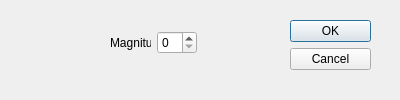
<?xml version="1.0" encoding="UTF-8"?>
<ui version="4.0">
 <class>Dialog_pixelate</class>
 <widget class="QDialog" name="Dialog_pixelate">
  <property name="geometry">
   <rect>
    <x>0</x>
    <y>0</y>
    <width>400</width>
    <height>100</height>
   </rect>
  </property>
  <property name="sizePolicy">
   <sizepolicy hsizetype="Fixed" vsizetype="Fixed">
    <horstretch>0</horstretch>
    <verstretch>0</verstretch>
   </sizepolicy>
  </property>
  <property name="minimumSize">
   <size>
    <width>400</width>
    <height>100</height>
   </size>
  </property>
  <property name="maximumSize">
   <size>
    <width>400</width>
    <height>100</height>
   </size>
  </property>
  <property name="windowTitle">
   <string>Enter Magnitude</string>
  </property>
  <widget class="QDialogButtonBox" name="buttonBox">
   <property name="geometry">
    <rect>
     <x>290</x>
     <y>20</y>
     <width>81</width>
     <height>241</height>
    </rect>
   </property>
   <property name="orientation">
    <enum>Qt::Vertical</enum>
   </property>
   <property name="standardButtons">
    <set>QDialogButtonBox::Cancel|QDialogButtonBox::Ok</set>
   </property>
  </widget>
  <widget class="QWidget" name="">
   <property name="geometry">
    <rect>
     <x>110</x>
     <y>30</y>
     <width>87</width>
     <height>25</height>
    </rect>
   </property>
   <layout class="QGridLayout" name="gridLayout">
    <item row="0" column="0">
     <widget class="QLabel" name="label">
      <property name="text">
       <string>Magnitude</string>
      </property>
     </widget>
    </item>
    <item row="0" column="1">
     <widget class="QSpinBox" name="spinBox_pixelate"/>
    </item>
   </layout>
  </widget>
 </widget>
 <resources/>
 <connections>
  <connection>
   <sender>buttonBox</sender>
   <signal>accepted()</signal>
   <receiver>Dialog_pixelate</receiver>
   <slot>accept()</slot>
   <hints>
    <hint type="sourcelabel">
     <x>248</x>
     <y>254</y>
    </hint>
    <hint type="destinationlabel">
     <x>157</x>
     <y>274</y>
    </hint>
   </hints>
  </connection>
  <connection>
   <sender>buttonBox</sender>
   <signal>rejected()</signal>
   <receiver>Dialog_pixelate</receiver>
   <slot>reject()</slot>
   <hints>
    <hint type="sourcelabel">
     <x>316</x>
     <y>260</y>
    </hint>
    <hint type="destinationlabel">
     <x>286</x>
     <y>274</y>
    </hint>
   </hints>
  </connection>
 </connections>
</ui>
